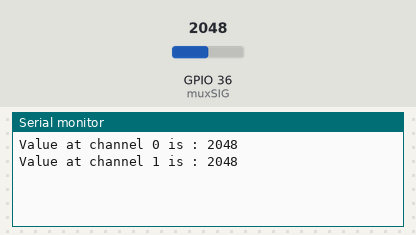
Recording of a program running on a simulated ESP32. Parts: the last lines printed to the serial monitor. The test bench sets the inputs (shaded band); at power-on: GPIO 36 (muxSIG) = 2048.

Above: at 5.8 s.
5.9 s: GPIO 36 (muxSIG) set to 2866
At 11.1 s:
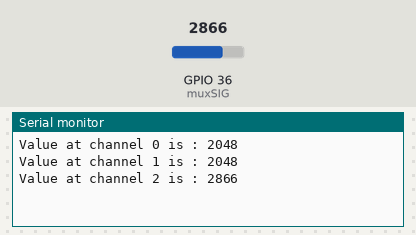
11.9 s: GPIO 36 (muxSIG) set to 3603
At 16.1 s:
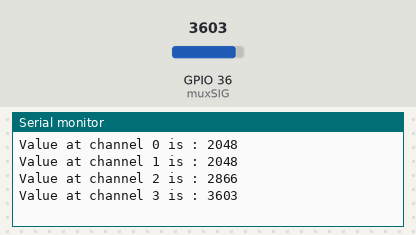
Timing chart, 0 to 17.6 s (numbered marks = the images above; inputs shaded):
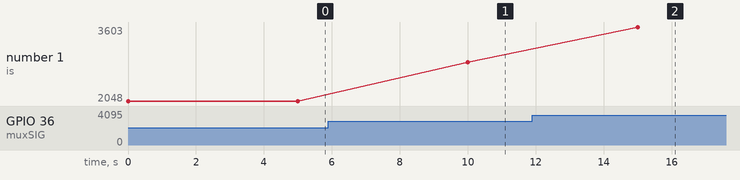

Measured:
- after the input at 5.9 s, the serial monitor: prints a new line after 4.1 s (image 1)
- after the input at 11.9 s, the serial monitor: prints a new line after 3.1 s (image 2)
- plotted number 1: 2048 → 2866 after the input at 5.9 s, 2866 → 3603 after the input at 11.9 s

The program:

main.cpp
```cpp
#include <Arduino.h>

// Definition Variablen
const int greenLedPin = 22;
const int potiPin = 36;
const int forcePin = 39;
const int muxSIG = 36;
const int muxS0 = 26;
const int muxS1 = 25;
const int muxS2 = 33;
const int muxS3 = 32;
int val =0;

float floatMap(float x, float in_min, float in_max, float out_min, float out_max) {
  return (x - in_min) * (out_max - out_min) / (in_max - in_min) + out_min;
}

// int SetMuxChannel(byte channel){
//   digitalWrite(muxS0, bitRead(channel, 3));
//   digitalWrite(muxS1, bitRead(channel, 2));
//   digitalWrite(muxS2, bitRead(channel, 1));
//   digitalWrite(muxS3, bitRead(channel, 0));
// }

int readMux(int channel){
  int controlPin[] = {muxS0, muxS1, muxS2, muxS3};

  int muxChannel[16][4]={
    {0,0,0,0}, //channel 0
    {1,0,0,0}, //channel 1
    {0,1,0,0}, //channel 2
    {1,1,0,0}, //channel 3
    {0,0,1,0}, //channel 4
    {1,0,1,0}, //channel 5
    {0,1,1,0}, //channel 6
    {1,1,1,0}, //channel 7
    {0,0,0,1}, //channel 8
    {1,0,0,1}, //channel 9
    {0,1,0,1}, //channel 10
    {1,1,0,1}, //channel 11
    {0,0,1,1}, //channel 12
    {1,0,1,1}, //channel 13
    {0,1,1,1}, //channel 14
    {1,1,1,1}  //channel 15
  };

  //loop through the 4 sig
  for(int i = 0; i < 4; i ++){
    digitalWrite(controlPin[i], muxChannel[channel][i]);
  }

  //read the value at the SIG pin
  int val = analogRead(muxSIG);

  //return the value
  return val;
}

void setup() {
  // put your setup code here, to run once:
  pinMode(muxSIG, INPUT);
  pinMode(muxS0, OUTPUT);
  pinMode(muxS1, OUTPUT);
  pinMode(muxS2, OUTPUT);
  pinMode(muxS3, OUTPUT);

  Serial.begin(9600);

  // Serial.println("\n hello from the setup");
  // pinMode(greenLedPin, OUTPUT);
}

void loop() {
  // test blinkende LED:
  //  for (int i=1;i<4;i=i+1){
  // digitalWrite(greenLedPin, HIGH);
  // int spannung1=analogRead(4);
  // int spannung2=analogRead(0);
  // delay(1000);
  // Serial.print(i);
  // Serial.println(": hello from the loop");
  // digitalWrite(greenLedPin, LOW);
  // delay(1000);
  // Serial.print("Spannung1: ");
  // Serial.print(spannung1);
  // Serial.print("\n");
  // Serial.print("Spannung2: ");
  // Serial.print(spannung2);
  // Serial.print("\n\n");
  // }
  // Serial.print("2. Test für Github Versionierung");


  //Einlesen von Potentiometern ueber einen Multiplexer
    // send a 0001 for output "1"
    for(int j=0;j<16;j=j+1){

    Serial.print("Value at channel ");
    Serial.print(j);
    Serial.print(" is : ");
    Serial.println(readMux(j));

    // // 3 Potis Ringfinger
    // Serial.print("Potis Ringfinger \n");
    // // float voltage = floatMap(readMux(0), 0, 4095, 0, 3.3); //Spannung skalieren
    // float angle = map(readMux(0), 0, 4095, 0, 300);
    // Serial.print("Analog: \n");
    // Serial.println(readMux(0));
    // // Serial.print("\nVoltage: ");
    // // Serial.print(voltage);
    // Serial.print("Angle: \n");
    // Serial.print(angle);

    // float angle1 = map(readMux(1), 0, 4095, 0, 300);
    // Serial.print("\nAnalog: \n");
    // Serial.println(readMux(1));
    // Serial.print("Angle: \n");
    // Serial.print(angle1);

    // float angle2 = map(readMux(2), 0, 4095, 0, 300);
    // Serial.print("\nAnalog: \n");
    // Serial.println(readMux(2));
    // Serial.print("Angle: \n");
    // Serial.print(angle2);

    // Serial.print("\n \n");


    // Potis Mittelfinger
    // Serial.print("Potis Mittelfinger \n");
    // digitalWrite(muxS0, 1);
    // digitalWrite(muxS0, 1);
    // digitalWrite(muxS1, 0);
    // digitalWrite(muxS2, 1);
    // digitalWrite(muxS3, 0);
    // int val6 = analogRead(muxSIG);
    // Serial.print(val6);
    // Serial.print("\n \n");

    delay(5000);
    }

  //Loop through and read all 16 values
  //Reports back Value at channel 6 is: 346
  //   for(int i = 0; i < 16; i ++){
  //   Serial.print("Value at channel ");
  //   Serial.print(i);
  //   Serial.print("is : ");
  //   Serial.println(readMux(i));
  //   delay(1000);
  // }

  // Einlesen eines Kraftsensors
  // for (int k=1;k<10;k=k+1){
  //   int sensor_value = analogRead(forcePin);
  //   Serial.print("\n Analog reading = ");
  //   Serial.print(sensor_value);
  //   delay(5000);
  // }

  while(1);
}
```
